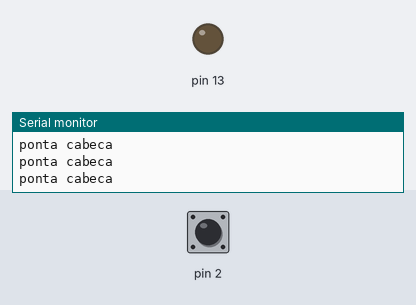
Simulated run of this sketch. Board: Arduino Uno, built with avr-gcc and run on an emulated ATmega328P. Parts: output pins drawn as LEDs (lit = HIGH), the last lines printed to the serial monitor. Inputs (shaded band) come from the test bench; at power-on: pin 2 HIGH.

Above: at 1.2 s.
1.3 s: pin 2 pulled LOW for 0.15 s
At 1.42 s:
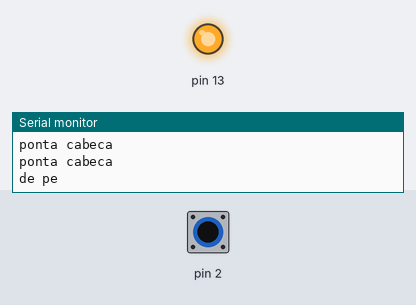
3.0 s: pin 2 pulled LOW for 3.2 s
At 7.0 s:
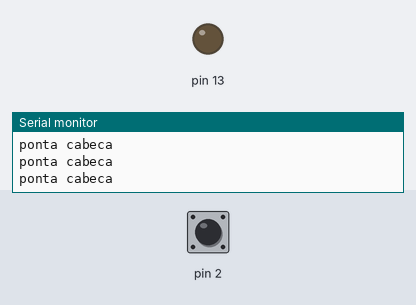
Timing chart, 0 to 8.5 s (numbered marks = the images above; inputs shaded):
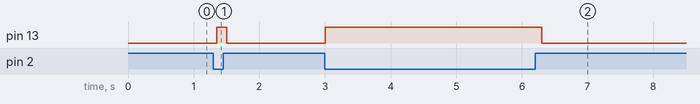

Measured:
- after the input at 1.3 s, pin 13: LOW → HIGH after 0.05 s, → LOW 0.15 s later
- after the input at 3.0 s, pin 13: LOW → HIGH at once, → LOW 3.3 s later

The sketch:

TILTsensor.ino
```cpp
/*Código exemplo TILT*/
void setup() {
  /*Inicia comunicação serial pinos 0 e 1 com velocidade 9600 bits/segundo*/
  Serial.begin(9600);
  /*Define pinos d eentrada e saída*/
  pinMode(2,INPUT);
  pinMode(13, OUTPUT);
  /*Coloca um valor inicial para saída*/
  digitalWrite(13, LOW);
  /*Ativa o resistor PULL*/
  digitalWrite(2, HIGH);
}

void loop() {
  /*Se o sensor estiver em "pé"*/
  if (digitalRead(2) == 0) {
    Serial.println("de pe");
    digitalWrite(13,HIGH);
  }
  else {
    Serial.println("ponta cabeca");
    digitalWrite(13,LOW);
  }
  delay(150);
}
```
